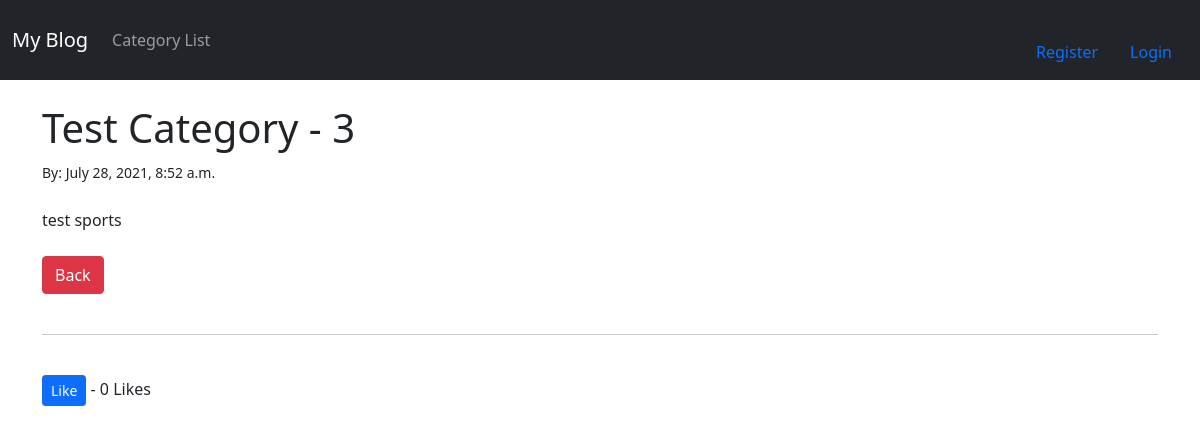
The page /post-details/14 on the database its author committed.
### libpro/models.py (models this page shows, shortened)
class Post(models.Model):
    title = models.CharField(max_length=255)
    title_tag = models.CharField(max_length=255)
    author = models.ForeignKey(User, on_delete=models.CASCADE)
    body = models.TextField()
    post_date = models.DateTimeField(auto_now_add=True)
    category = models.CharField(max_length=255, default = 'Personal')
    likes = models.ManyToManyField(User, related_name='blog_post')
    def total_likes(self):
        return self.likes.count()

### libpro/views.py (the view)
# urls.py: path('post-details/<int:pk>', PostDetailsView.as_view(), name = 'post-details'),
class PostDetailsView(DetailView):
    model = Post
    template_name = 'post_details.html'
    def get_context_data(self,*args,**kwargs):
        cat_menu = Category.objects.all()
        context = super(PostDetailsView,self).get_context_data(*args,**kwargs)
        stuff = get_object_or_404(Post, id=self.kwargs['pk'])
        total_likes = stuff.total_likes()
        context['cat_menu'] = cat_menu
        context['total_likes'] = total_likes
        return context

### libpro/templates/post_details.html (shortened to what this page needs)
{% extends 'base.html'%}
{% block content %}
<h1>{{ post.title }} - {{ post.author.id }}</h1>
<small>By: {{ post.author.first_name }}
    {{ post.post_date }}
</small><br/>
<br/>
{{ post.body|safe }}
<br/><br/>
<a href="{% url 'home' %}" class="btn btn-danger">Back</a>
<br/><br/>
<hr>
<br/>
<form action = "{% url 'like_post' post.pk %}"
mothod="POST">
    <button type="submit", name="post_id", value = "{{ post.id }}", class= "btn btn-primary btn-sm" >Like</button> - {{ total_likes }} Likes
</form>
{% endblock %}

### rows shown on the page
Post: title "Test Category", author.id "3", post_date "July 28, 2021, 8:52 a.m.", body "test sports"

### other values the page prints
{{ total_likes }} "0"
